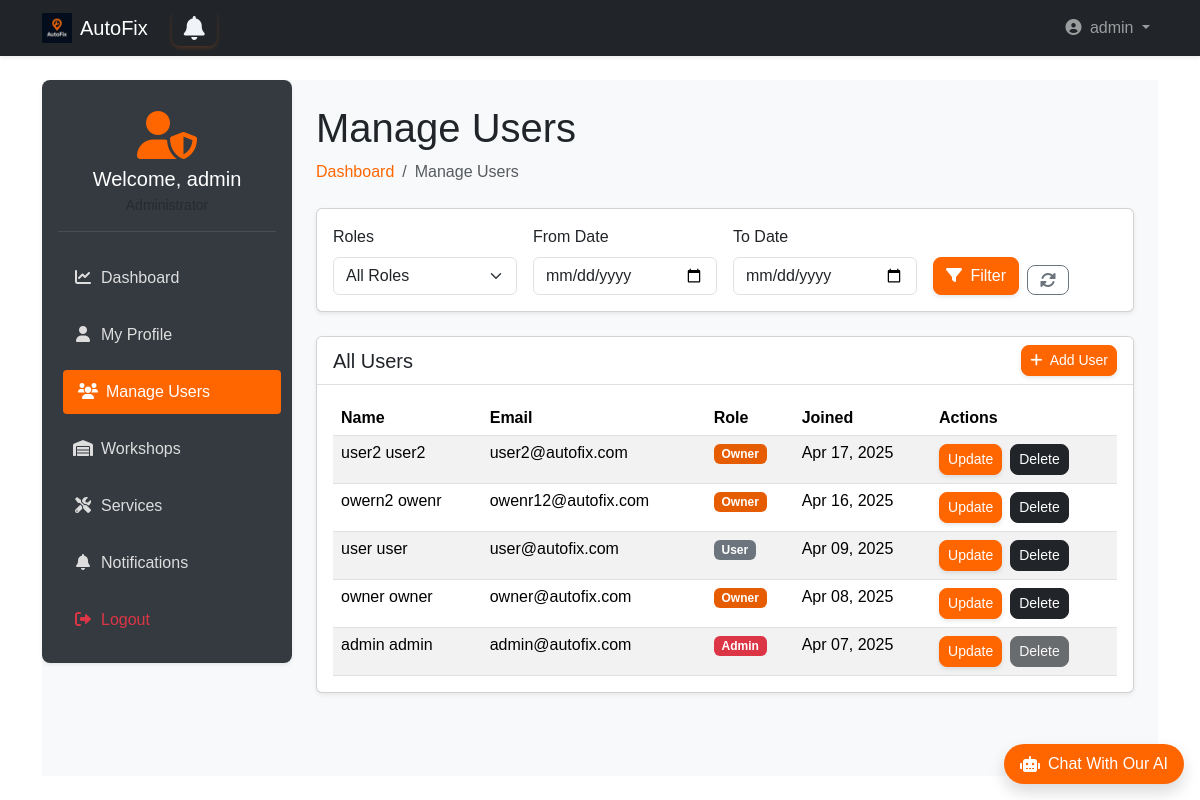
Page /admin_dashboard/admin/manage-users/ (signed in) on the committed database.
### accounts/models.py (models this page shows, shortened)
class User(AbstractUser):
    username = None
    email = models.EmailField(unique=True)
    phone = models.CharField(max_length=15, unique=True, blank=True)
    is_workshop_owner = models.BooleanField(default=False)
    address = models.ForeignKey(Address, on_delete=models.SET_NULL, null=True, blank=True)
    objects = UserManager()
    USERNAME_FIELD = 'email'
    REQUIRED_FIELDS = ['first_name', 'last_name']  # names required for registration
    def get_full_name(self):
        return f"{self.first_name} {self.last_name}"
    def get_short_name(self):
        return self.first_name

### admin_dashboard/views.py (the view, shortened to what this page needs)
# urls.py: path('admin/manage-users/', views.manage_users, name='manage_users'),
def manage_users(request):
    if not request.user.is_superuser:
        return redirect('landing:main')
    users = User.objects.all().order_by('-date_joined')
    role = request.GET.get('role', '')
    from_date = request.GET.get('from_date', '')
    to_date = request.GET.get('to_date', '')
    if from_date:
        users = users.filter(date_joined__gte=from_date)
    if to_date:
        users = users.filter(date_joined__lte=to_date)
    context = {
        'all_users': users,
    }
    return render(request, 'admin_dashboard/manage_users.html', context)

### templates/admin_dashboard/manage_users.html (shortened to what this page needs)
{% extends 'base2.html' %}
{% load static bootstrap5 %}
{% block extra_css %}
<link rel="stylesheet" href="{% static 'css/admin_dashboard.css' %}">
{% endblock %}
{% block content %}
<div class="wrapper d-flex">
     <aside class="sidebar p-3 shadow-sm">
        <div class="user-profile mb-4 text-center">
            <div class="avatar mb-2">
                <i class="fas fa-user-shield fa-3x"></i>
            </div>
            <h5 class="welcome mb-1">Welcome, {{ user.get_short_name }}</h5>
            <small class="text-muted">Administrator</small>
        </div>
        <nav class="menu d-flex flex-column gap-2">
            <a href="{% url 'admin_dashboard:dashboard' %}">
                <i class="fas fa-chart-line me-2"></i>Dashboard
            </a>
            <a href="{% url 'admin_dashboard:profile' %}">
                <i class="fas fa-user me-2"></i>My Profile
            </a>
            <a href="{% url 'admin_dashboard:manage_users' %}" class="active-link">
                <i class="fas fa-users me-2"></i>Manage Users
            </a>
            <a href="{% url 'admin_dashboard:manage_workshops' %}">
                <i class="fas fa-warehouse me-2"></i>Workshops
            </a>
            <a href="{% url 'admin_dashboard:manage_services' %}">
                <i class="fas fa-tools me-2"></i>Services
            </a>
            <a href="{% url 'admin_dashboard:notifications' %}">
                <i class="fas fa-bell me-2"></i>Notifications
            </a>
            <a href="{% url 'accounts:logout' %}" class="text-danger">
                <i class="fas fa-sign-out-alt me-2"></i>Logout
            </a>
        </nav>
    </aside>
    <main class="main-content flex-grow-1 p-4">
        <div class="dashboard-header mb-4">
            <h1>Manage Users</h1>
            <nav aria-label="breadcrumb">
                <ol class="breadcrumb">
                    <li class="breadcrumb-item"><a class="text-decoration-none" style="color: #ff6600;"
                        href="{% url 'admin_dashboard:dashboard' %}">Dashboard</a></li>
                    <li class="breadcrumb-item active" aria-current="page">Manage Users</li>
                </ol>
            </nav>
        </div>
        <div class="card shadow-sm mb-4">
            <div class="card-body">
                <form method="get" action="{% url 'admin_dashboard:manage_users' %}" class="row g-3">
                    <div class="col-md-3">
                        <label class="form-label">Roles</label>
                        <select name="role" class="form-select">
                            <option value="">All Roles</option>
                        </select>
                    </div>
                    <div class="col-md-3">
                        <label class="form-label">From Date</label>
                        <input type="date" name="from_date" class="form-control" value="{{ request.GET.from_date }}">
                    </div>
                    <div class="col-md-3">
                        <label class="form-label">To Date</label>
                        <input type="date" name="to_date" class="form-control" value="{{ request.GET.to_date }}">
                    </div>
                    <div class="col-md-3 d-flex align-items-end">
                        <button type="submit" class="btn btn-warning me-2">
                            <i class="fas fa-filter me-1"></i> Filter
                        </button>
                        <a href="{% url 'admin_dashboard:manage_users' %}" class="btn btn-outline-secondary">
                            <i class="fas fa-sync-alt"></i>
                        </a>
                    </div>
                </form>
            </div>
        </div>
        <div class="card shadow-sm mb-4">
            <div class="card-header bg-white d-flex justify-content-between align-items-center">
                <h5 class="mb-0">All Users</h5>
                <a class="btn btn-sm btn-warning" href="{% url 'admin_dashboard:create_user' %}">
                    <i class="fas fa-plus me-1"></i> Add User
                </a>
            </div>
            <div class="card-body">
                {% if all_users %}
                <div class="table-responsive">
                    <table class="table table-striped">
                        <thead>
                            <tr id="user-{{ user.id }}">
                                <th>Name</th>
                                <th>Email</th>
                                <th>Role</th>
                                <th>Joined</th>
                                <th>Actions</th>
                            </tr>
                        </thead>
                        <tbody>
                            {% for user in all_users %}
                            <tr>
                                <td>{{ user.get_full_name }}</td>
                                <td>{{ user.email }}</td>
                                <td>
                                    {% if user.is_superuser %}
                                    <span class="badge bg-danger">Admin</span>
                                    {% elif user.is_workshop_owner %}
                                    <span class="badge bg-warning">Owner</span>
                                     {% else %}
                                         <span class="badge bg-secondary">User</span>
                                     {% endif %}
                                </td>
                                <td>{{ user.date_joined|date:"M d, Y" }}</td>
                                <td>
                                    <div class="d-flex gap-2">
                                        <button class="btn btn-warning btn-sm" style="background-color: #ff6600; color:white;" onclick="updateUser({{ user.id }})">
                                            Update
                                        </button>
                                        {% if request.user.is_superuser and request.user != user %}
                                            <button class="btn btn-dark btn-sm" onclick="deleteUser({{ user.id }})" title="Delete this user">
                                                Delete
                                            </button>
                                        {% elif request.user == user and request.user.is_superuser %}
                                            <button class="btn btn-dark btn-sm" disabled title="You cannot delete yourself">
                                                Delete
                                            </button>
                                        {% endif %}
                                    </div>
                                </td>
                            </tr>
                            {% endfor %}
                        </tbody>
                    </table>
                </div>
                {% endif %}
            </div>
        </div>
    </main>
</div>
{% endblock %}

### templates/base2.html (shortened to what this page needs)
{% load static bootstrap5 %}
{% bootstrap_css %}
<!DOCTYPE html>
<html lang="en" dir="{% if LANGUAGE_CODE == 'ar' %}rtl{% else %}ltr{% endif %}">
<head>
    <link rel="stylesheet" href="https://cdnjs.cloudflare.com/ajax/libs/font-awesome/6.4.0/css/all.min.css">
    <link rel="stylesheet" href="{% static 'css/style.css' %}">
    <link rel="stylesheet" href="{% static 'css/ai_style.css' %}">
    {% block extra_css %}
    {% endblock %}
</head>
<body class="d-flex flex-column min-vh-100">
<nav class="navbar navbar-expand-lg navbar-dark bg-dark shadow-sm">
    <div class="container">
        <a class="navbar-brand d-flex align-items-center gap-2" href="{% if user.is_authenticated %}{% url 'landing:dashboard' %}{% else %}{% url 'landing:main' %}{% endif %}">
            <img src="{% static 'img/dark_logo.png' %}" alt="AutoFix" width="30" height="30">
            AutoFix
        </a>
        <a {% if request.user.is_workshop_owner %} href="{% url 'owner_dashboard:notifications' %}"
            {% elif request.user.is_superuser %} href="{% url 'admin_dashboard:notifications' %}"
            {% else %} href="{% url 'user_dashboard:notifications' %}" {% endif %}
            id="notifications-btn" class="btn btn-outline-primary position-relative mx-2">
             <i class="fa fa-bell"></i>
       </a>
        <div class="collapse navbar-collapse" id="navbarMain">
            <ul class="navbar-nav ms-auto">
                {% if user.is_authenticated %}
                    <li class="nav-item dropdown">
                        <a class="nav-link dropdown-toggle" href="#" role="button" data-bs-toggle="dropdown">
                            <i class="fas fa-user-circle me-1"></i> {{ user.get_short_name }}
                        </a>
                    </li>
                {% endif %}
            </ul>
        </div>
    </div>
</nav>
<main class="flex-grow-1 py-4">
    <div class="container">
        {% block content %}
        {% endblock %}
    </div>
</main>
<div id="chat-container" class="position-fixed bottom-0 end-0 mb-3 me-3" style="z-index: 1000;">
    <div id="chat-bubble" class="bg-orange text-white rounded-pill shadow cursor-pointer d-flex align-items-center">
        <div class="d-flex align-items-center px-3 py-2">
            <i class="fas fa-robot me-2"></i>
            <p class="mb-0 fw-medium">Chat With Our AI</p>
        </div>
    </div>
</div>
<link rel="stylesheet" href="https://cdnjs.cloudflare.com/ajax/libs/font-awesome/6.0.0/css/all.min.css">
</body>
</html>

### static/css/style.css (style rules this page uses)
* { margin: 0; padding: 0; box-sizing: border-box; }
body, html { width: 100%; height: 100%; font-family: sans-serif; }
.wrapper { display: flex; height: 100%; }
.sidebar { width: 250px; background: #0d1b2a; color: #e0e1dd; display: flex; flex-direction: column; transition: width 0.3s; }
.menu { list-style: none; flex-grow: 1; }
#notifications-btn { background: none; border: none; font-size: 24px; cursor: pointer; position: relative; }
#notifications-btn .fa-bell { color: #f0f4f8; transition: color 0.3s; }

### static/css/ai_style.css (style rules this page uses)
.bg-orange { background-color: #ff6600 !important; }

### static/css/admin_dashboard.css (style rules this page uses)
.wrapper { display: flex; min-height: 80vh; background-color: #f8f9fa; }
.sidebar { width: 250px; background-color: #343a40; color: #fff; border-radius: 8px; position: sticky; top: 20px; height: fit-content; }
.sidebar .menu a { color: #ddd; padding: 10px 15px; display: block; border-radius: 4px; transition: all 0.3s; text-decoration: none; margin-bottom: 5px; }
.sidebar .menu a:hover, .sidebar .menu .active-link { background-color: #ff6600; color: #fff; transform: translateX(5px); }
.sidebar .menu a i { width: 20px; text-align: center; }
.main-content { flex-grow: 1; padding-left: 20px; }
.user-profile { padding: 15px 0; border-bottom: 1px solid rgba(255,255,255,0.1); }
.user-profile .avatar { color: #ff6600; }
.btn { border-radius: 8px; font-weight: 500; }
.btn.btn-outline-primary { border: 2px solid #ff6600; color: #ff6600; background-color: transparent; transition: all 0.3s ease-in-out; font-weight: 500; box-shadow: 0 2px 4px rgba(255, 102, 0, 0.2); }
.btn.btn-warning { background-color: #ff6600 !important; color: white; border-color: #ff6600 !important; transition: all 0.3s ease-in-out; box-shadow: 0 2px 4px rgba(0, 0, 0, 0.1); }
.card-header { background-color: white; border-bottom: 1px solid rgba(0,0,0,0.125); }
.badge.bg-warning { background-color: #e65c00 !important; border-color: #e65c00 !important; color: #fff; }
.table { margin-bottom: 0; }
.table th { border-top: 0; }

### rows in the picture
User: get_short_name "admin", get_full_name "admin admin", email "admin@autofix.com", is_superuser "Admin", date_joined "Apr 07, 2025"
User: get_full_name "user2 user2", email "user2@autofix.com", is_superuser "Owner", date_joined "Apr 17, 2025"
User: get_full_name "owern2 owenr", email "owenr12@autofix.com", is_superuser "Owner", date_joined "Apr 16, 2025"
User: get_full_name "user user", email "user@autofix.com", is_superuser "User", date_joined "Apr 09, 2025"
User: get_full_name "owner owner", email "owner@autofix.com", is_superuser "Owner", date_joined "Apr 08, 2025"
